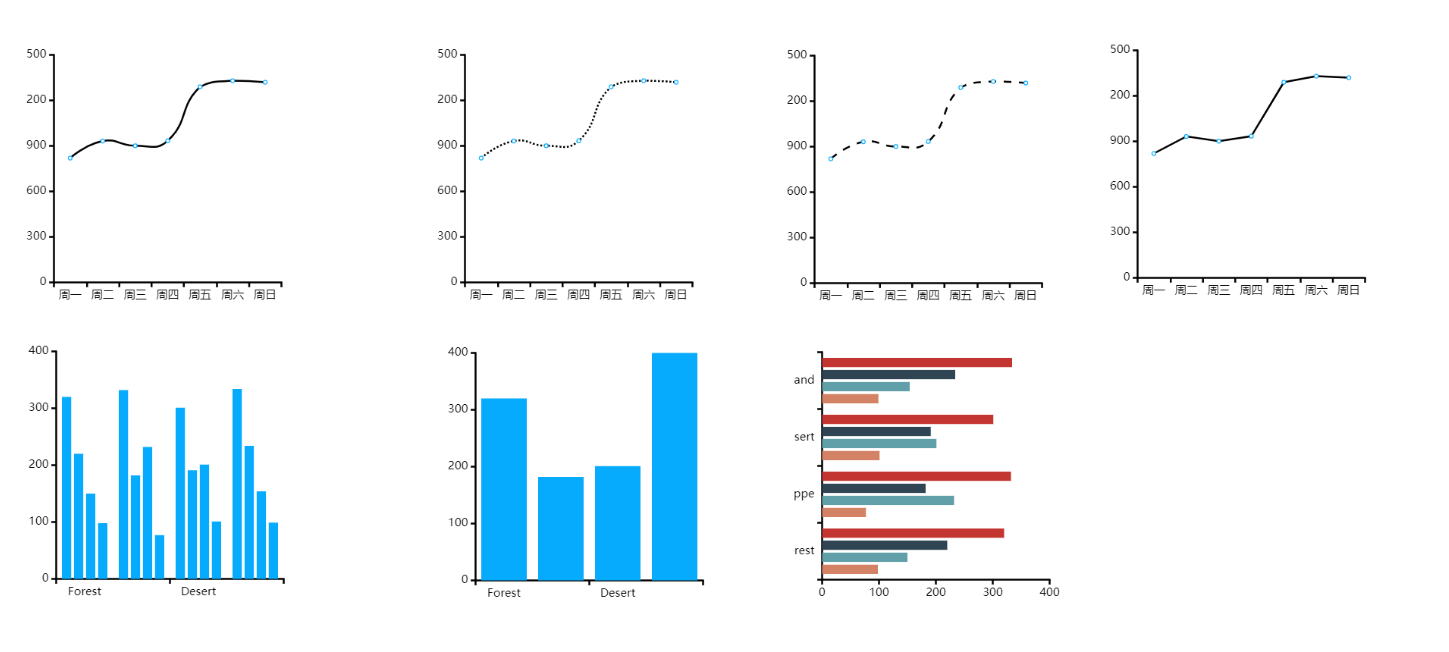
#> input picture img/zong1.png, 1449 x 652 px, found by its file name
$ python matchShapes.py
#> lines starting #> are read from the running program, lines starting #| are printed output that depends on the picture; after the words box and inside, x2 and y2 are one past the last pixel; in counts of white or black regions, pixels touching at a corner belong together; long printed decimals are rounded
import numpy as np
import cv2 as cv
img = cv.imread( r'D:/1/zong1.png', 0)
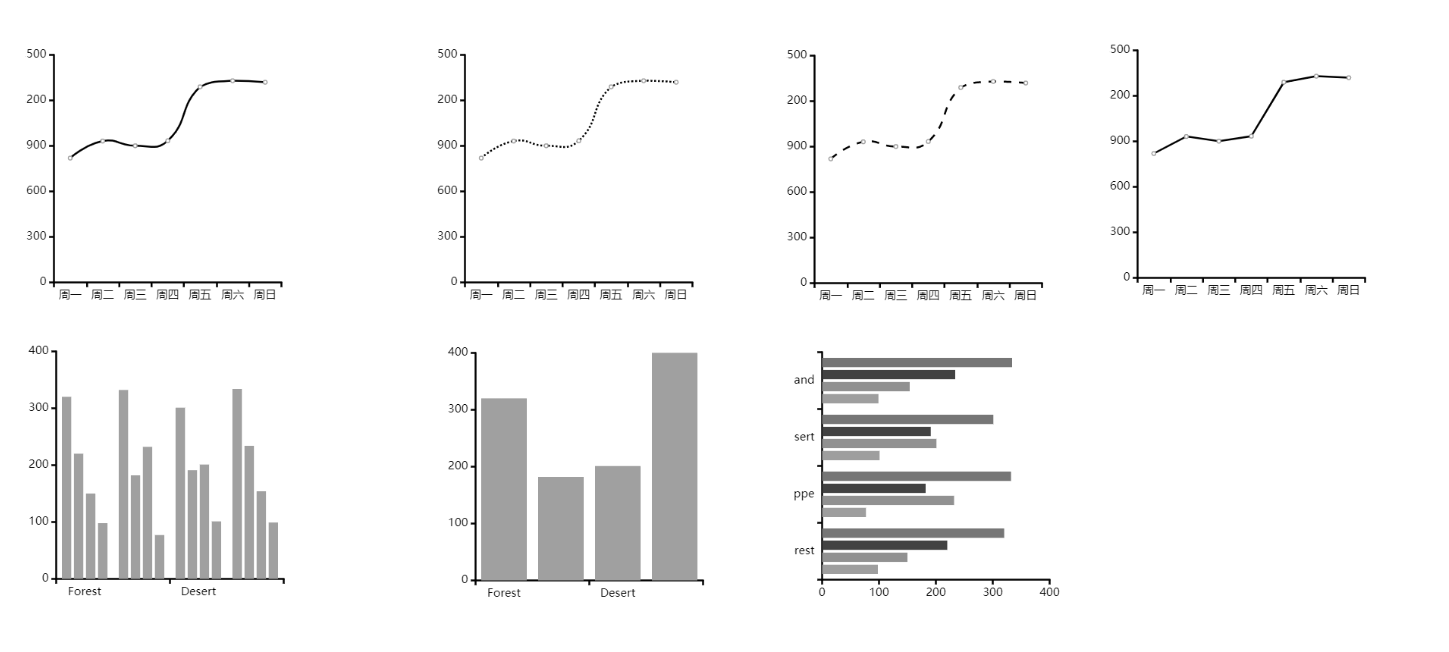
#> img: shape (652, 1449); min 0, max 255, mean 244.8
_, thresh = cv.threshold(img, 0, 255, cv.THRESH_BINARY + cv.THRESH_OTSU)
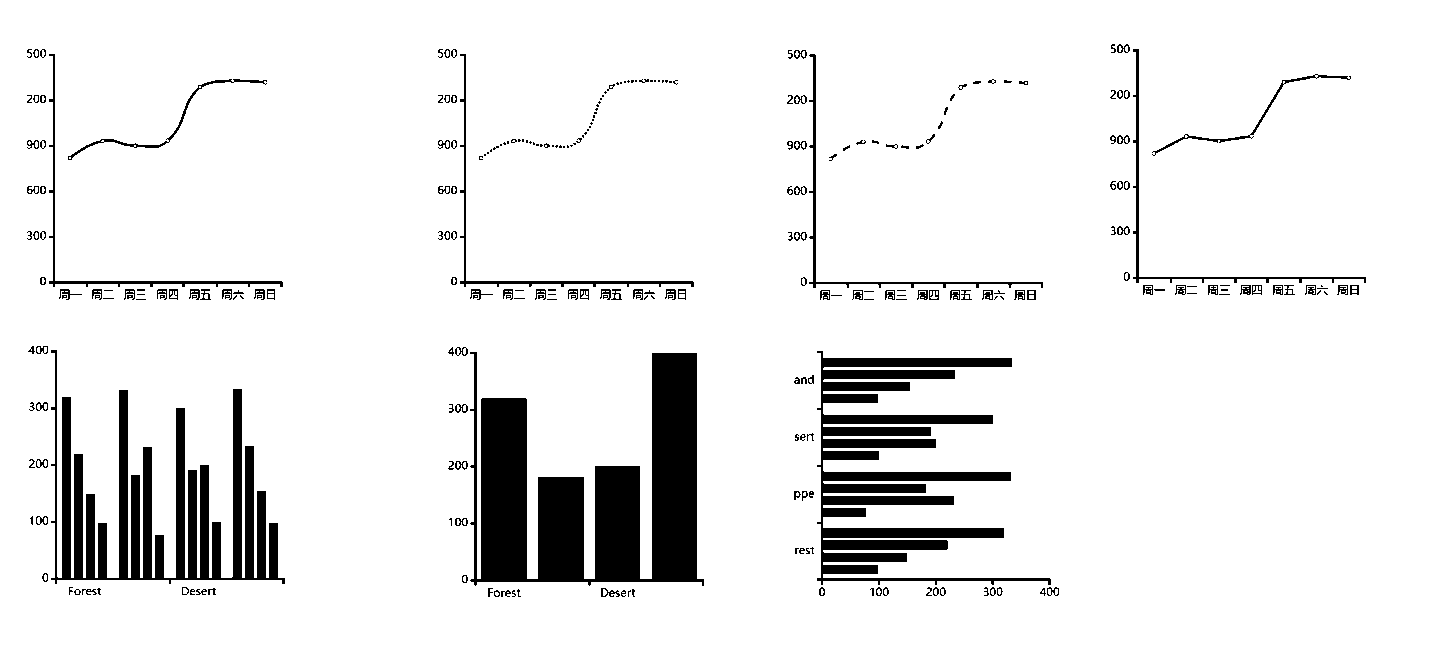
#> thresh: shape (652, 1449); 91.7% white; 270 black regions (108 under 20 px)

contours, hierarchy = cv.findContours(thresh, 3, 2)
#> contours = 531 contours, 308 with area under 20; largest, box (x1, y1, x2, y2) and area: (0, 0, 1449, 652) 942648, (469, 351, 705, 587) 30812, (816, 350, 1052, 586) 20213, (50, 349, 286, 585) 19651, (808, 53, 1044, 289) 1778
img_color = cv.cvtColor(thresh, cv.COLOR_GRAY2BGR)  # 用于绘制的彩色图
#> img_color: shape (652, 1449, 3); 91.7% white; 270 black regions (108 under 20 px), largest, box (x1, y1, x2, y2) and area: (470, 352, 704, 586) 29716, (817, 351, 1051, 585) 17924, (51, 350, 285, 584) 17365

cnt_a, cnt_b, cnt_c = contours[0], contours[1], contours[2]
#> cnt_a = [[0, 0], [0, 651], [1448, 651], [1448, 0]]; cnt_b = [[511, 596], [512, 595], [514, 595], [515, 596], [514, 597], [512, 597]]; cnt_c = [[506, 596], [507, 595], [509, 595], [510, 596], [509, 597], [507, 597]]
cv.drawContours(img_color,[cnt_a],0,[255,0,0],2)
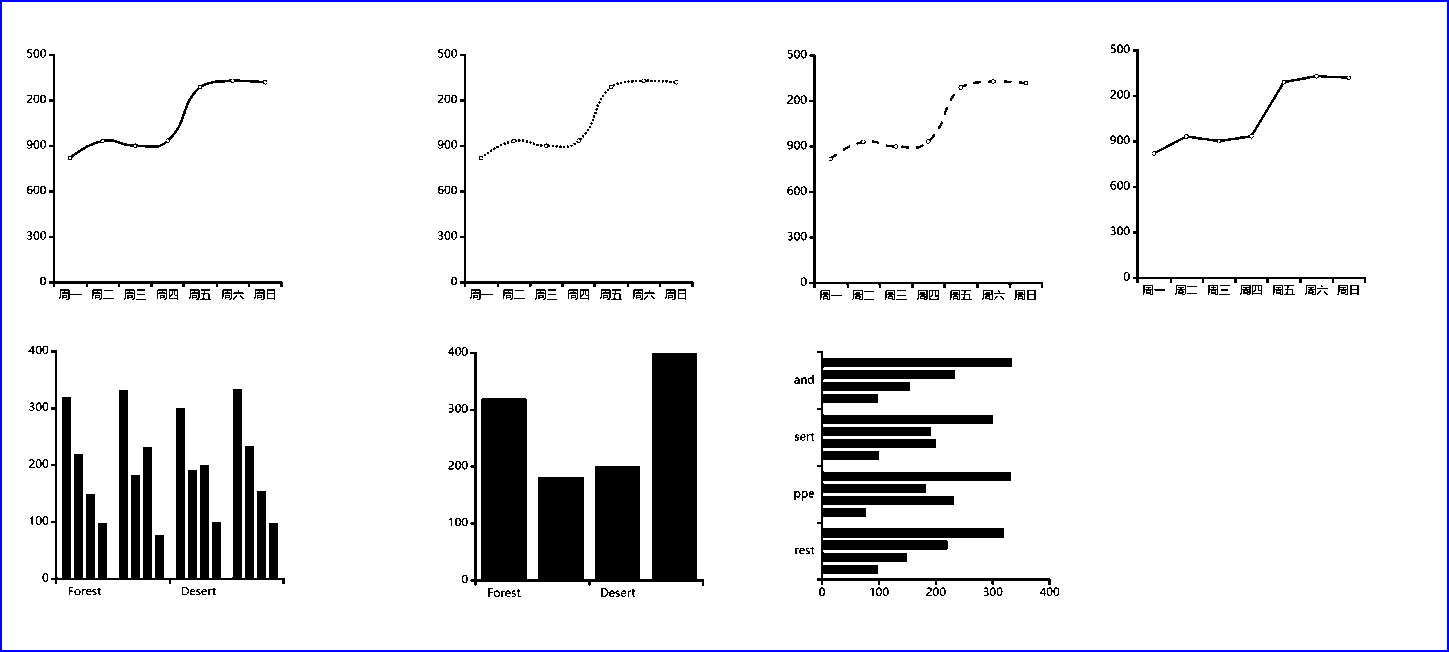
#> img_color: shape (652, 1449, 3); mean B, G, R 233.8, 231.6, 231.6
cv.drawContours(img_color,[cnt_b],0,[0,255,0],2)
#> img_color: shape (652, 1449, 3); under 0.01% of pixels changed, all inside (x1, y1, x2, y2) = (510, 594, 517, 599)
cv.drawContours(img_color,[cnt_c],0,[0,0,255],2)
#> img_color: shape (652, 1449, 3); mean B, G, R 233.8, 231.6, 231.6

# 参数3：匹配方法；参数4：opencv预留参数
print('b,b = ',cv.matchShapes(cnt_b, cnt_b, 1, 0.0))  # 0.0
#| b,b =  0.0
print('b,c = ',cv.matchShapes(cnt_b, cnt_c, 1, 0.0))  # 2.17e-05
#| b,c =  0.0
print('b,a = ',cv.matchShapes(cnt_b, cnt_a, 1, 0.0))  # 0.418
#| b,a =  0.2868

cv.imshow('result',img_color)
cv.waitKey(0)
cv.destroyAllWindows()

$ run again, with img/zong2.png copied over img/zong1.png
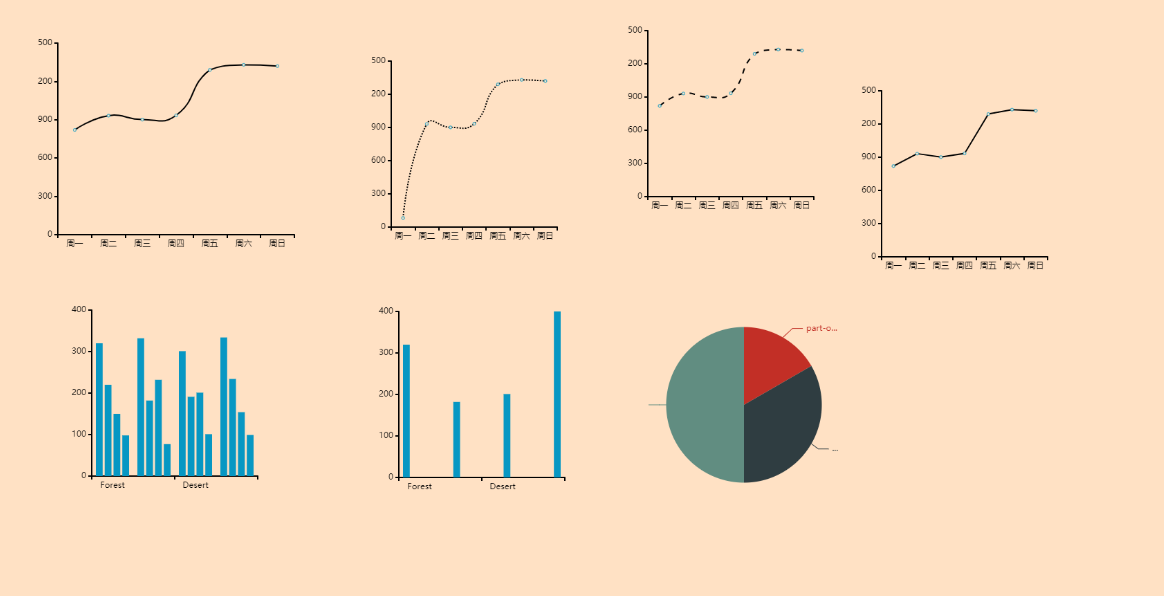
#> input picture img/zong2.png, 1164 x 596 px, found by its file name
#> `_, thresh = cv.threshold(img, 0, 255, cv.THRESH_BINARY + cv.THRESH_OTSU)`:
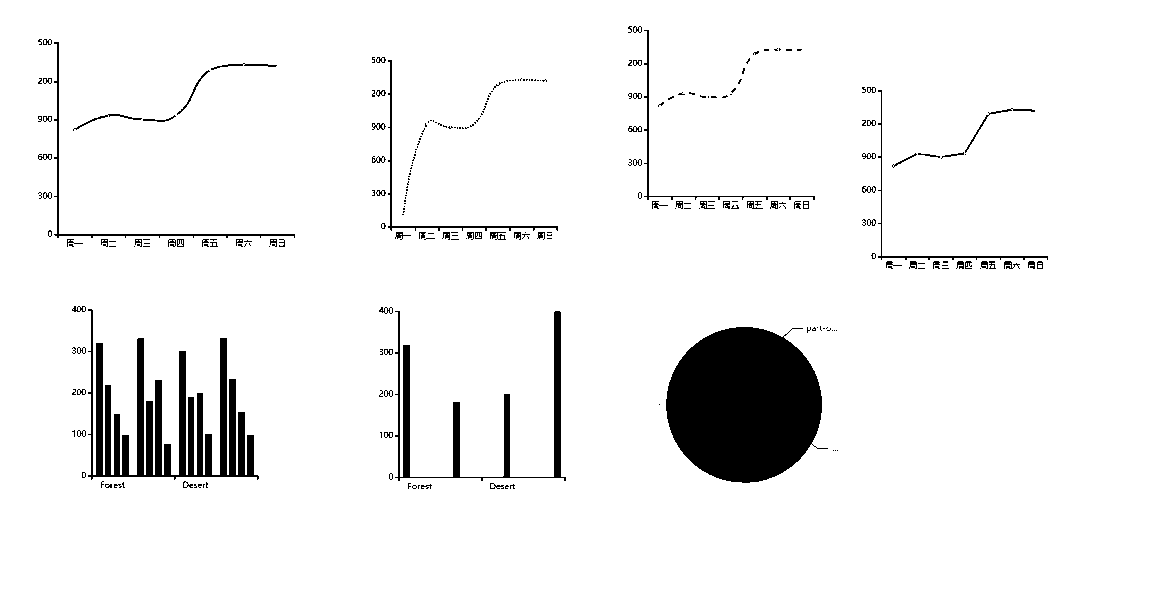
#> thresh: shape (596, 1164); 94.3% white; 272 black regions (189 under 20 px)
#> contours = 561 contours, 448 with area under 20; largest, box (x1, y1, x2, y2) and area: (0, 0, 1164, 596) 691985, (665, 326, 823, 484) 19261, (87, 308, 260, 481) 11294, (394, 310, 567, 482) 4448, (53, 41, 296, 239) 1366
#> cnt_a = [[0, 0], [0, 595], [1163, 595], [1163, 0]]; cnt_b = [[496, 488], [497, 487], [499, 487], [500, 488], [499, 489], [497, 489]]; cnt_c = [[412, 488], [413, 487], [415, 487], [416, 488], [415, 489], [413, 489]]
#> `cv.drawContours(img_color,[cnt_a],0,[255,0,0],2)`:
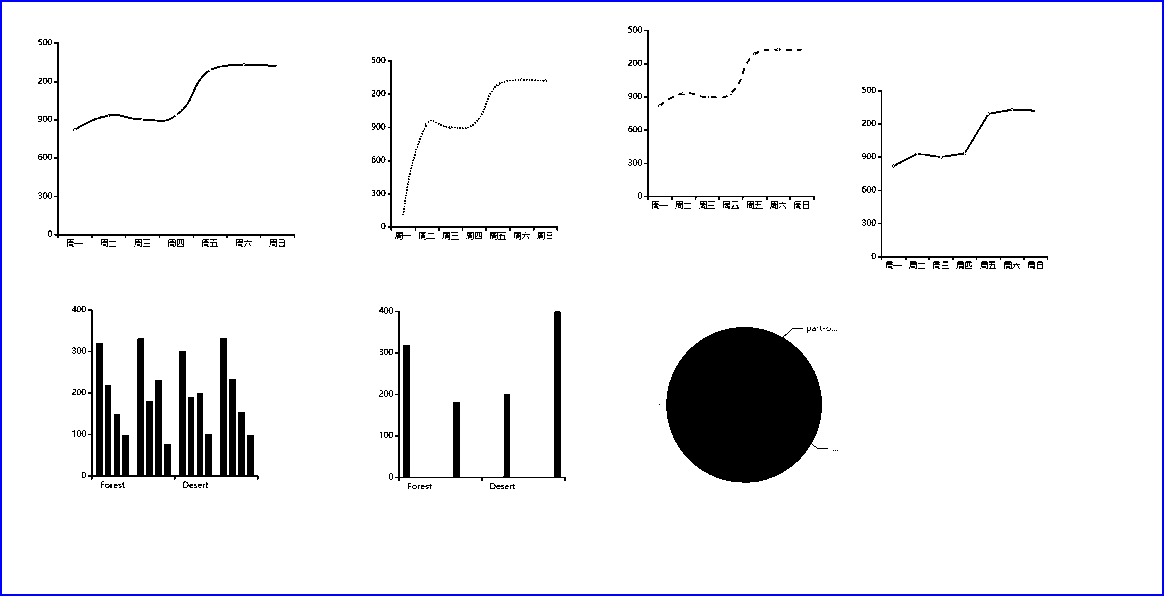
#> img_color: shape (596, 1164, 3); mean B, G, R 240.5, 237.9, 237.9
#| b,b =  0.0
#| b,c =  0.0
#| b,a =  0.1496

$ run again, with img/zong4.png copied over img/zong1.png
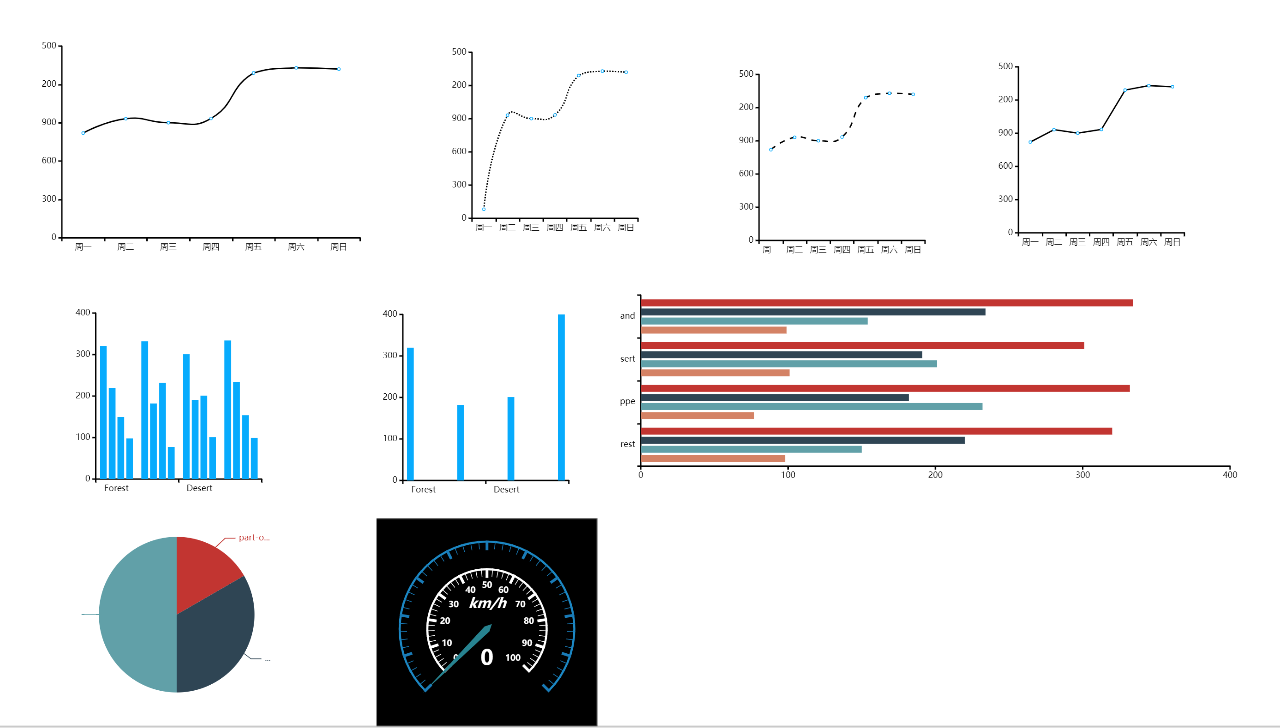
#> input picture img/zong4.png, 1280 x 728 px, found by its file name
#> `_, thresh = cv.threshold(img, 0, 255, cv.THRESH_BINARY + cv.THRESH_OTSU)`:
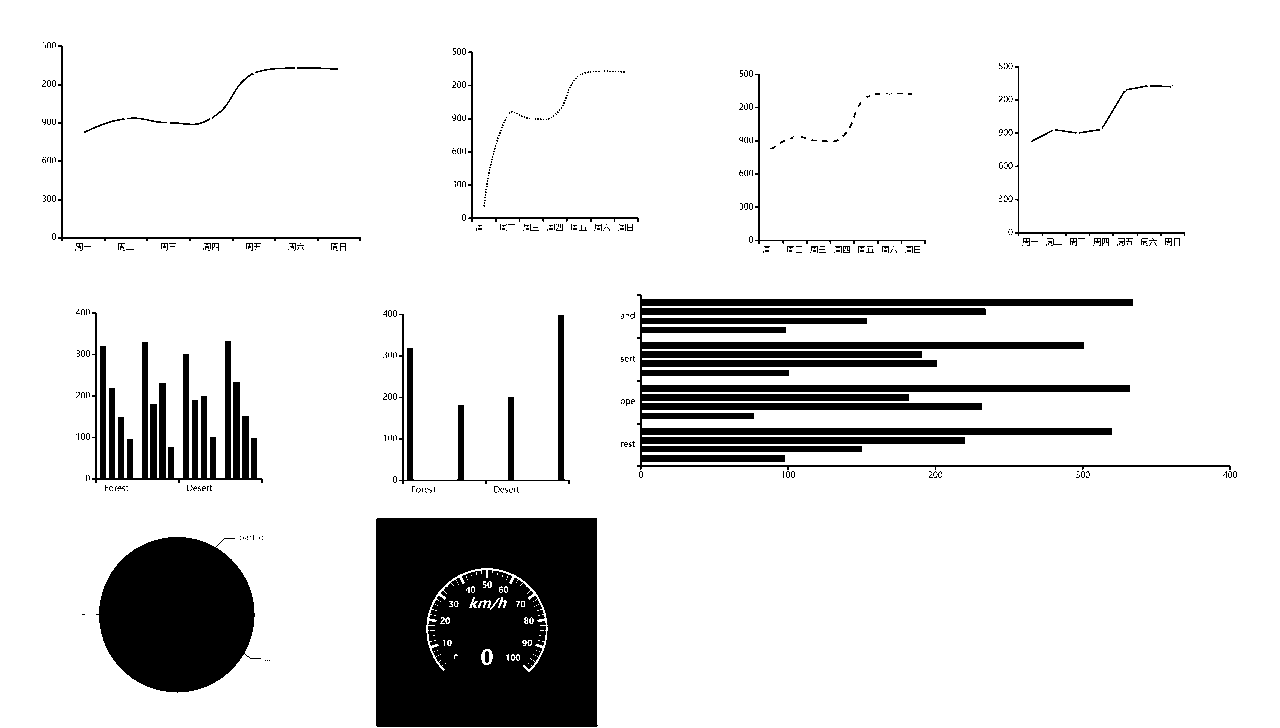
#> thresh: shape (728, 1280); 87.5% white; 465 black regions (422 under 20 px)
#> contours = 871 contours, 800 with area under 20; largest, box (x1, y1, x2, y2) and area: (0, 0, 1280, 728) 929833, (375, 517, 599, 728) 46616, (636, 293, 1232, 471) 39342, (95, 536, 256, 694) 19192, (91, 311, 264, 484) 10596
#> cnt_a = [[0, 0], [0, 727], [1279, 727], [1279, 0]]; cnt_b = [[268, 660], [269, 659], [270, 660], [269, 661]]; cnt_c = [[266, 660], [267, 659], [268, 660], [267, 661]]
#> `cv.drawContours(img_color,[cnt_a],0,[255,0,0],2)`:
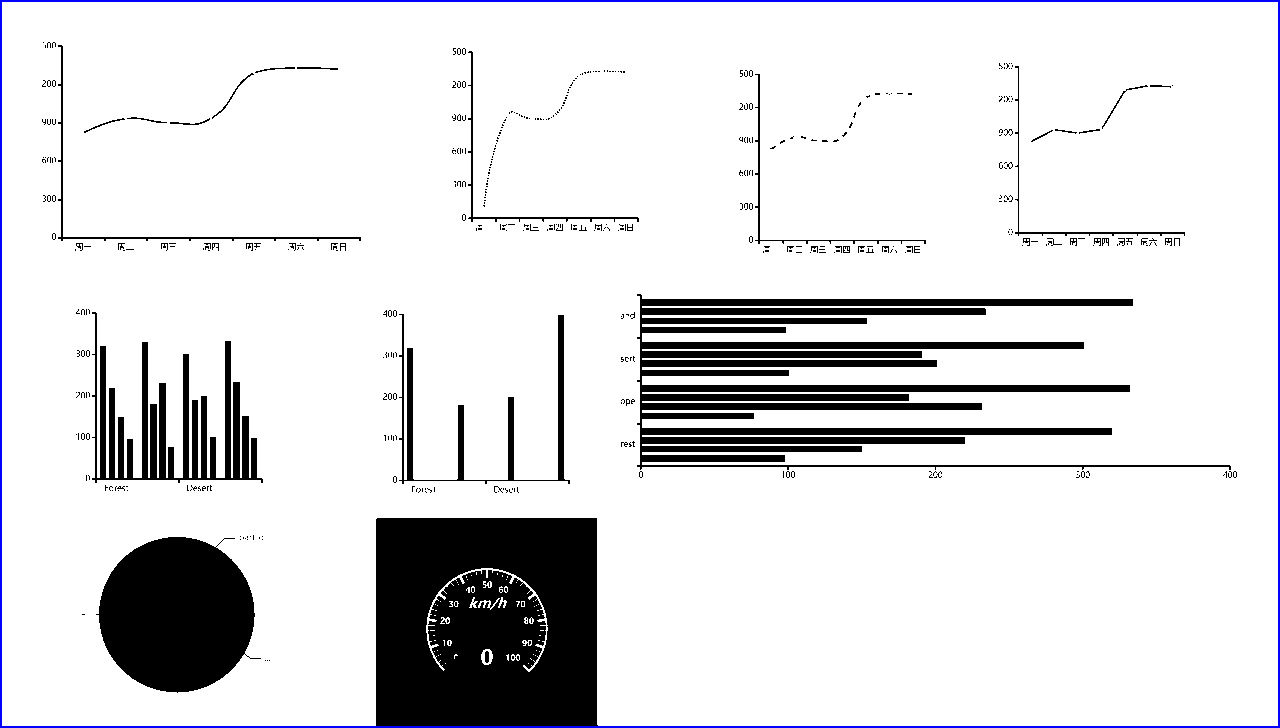
#> img_color: shape (728, 1280, 3); mean B, G, R 223.2, 221, 221
#| b,b =  0.0
#| b,c =  0.0
#| b,a =  0.1189
